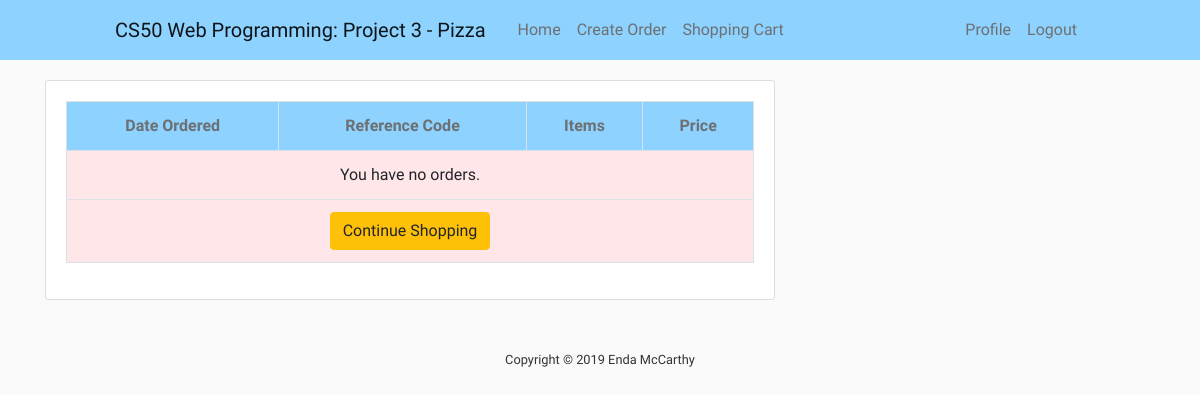
The page /orders/history/ (signed in) on the database as committed earlier.
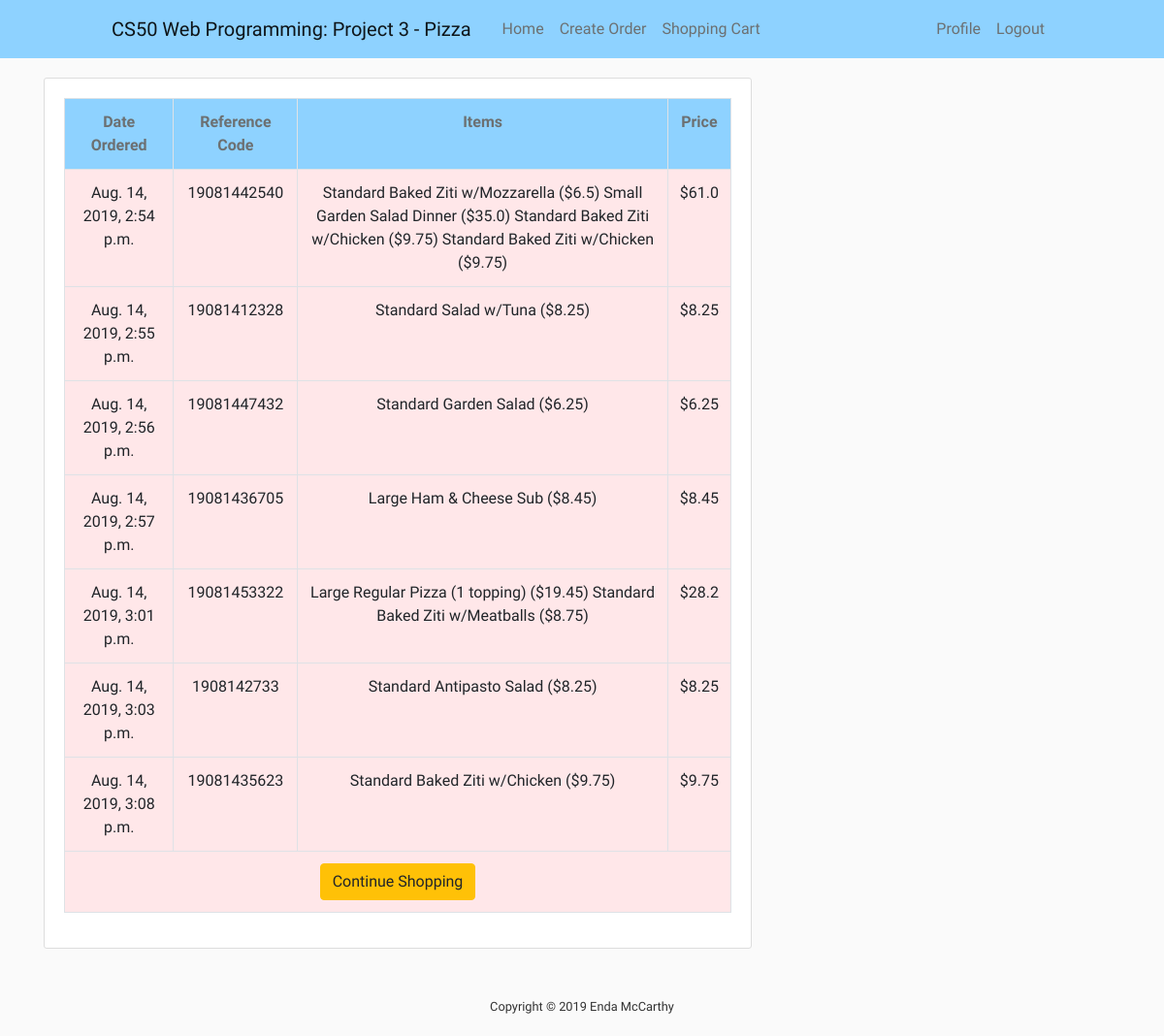
The same page on the database as committed later.
### shopping_cart/models.py (models this page shows, shortened)
class Order(models.Model):
    ref_code = models.CharField(max_length=15)
    owner = models.ForeignKey(Cart, on_delete=models.SET_NULL, null=True)
    is_ordered = models.BooleanField(default=False)
    items = models.ManyToManyField(OrderItem)
    date_ordered = models.DateTimeField(auto_now=True)
    def get_cart_total(self):
        return sum([item.item.price for item in self.items.all()])

class OrderItem(models.Model):
    item = models.OneToOneField(Item, on_delete=models.SET_NULL, null=True)
    is_ordered = models.BooleanField(default=False)
    date_added = models.DateTimeField(auto_now=True)
    date_ordered = models.DateTimeField(null=True)

### orders/models.py (models this page shows)
class Item(models.Model):
    meal = models.ForeignKey(Meal, on_delete=models.CASCADE)
    meal_type = models.ForeignKey(Meal_Type, on_delete=models.CASCADE)
    size = models.ForeignKey(Size, on_delete=models.CASCADE)
    meal_addition = models.ManyToManyField(Meal_Addition, blank=True)
    price = models.FloatField(default=0)
    user = models.ForeignKey(User, on_delete=models.CASCADE)
    timestamp = models.DateTimeField(auto_now_add=True, auto_now=False)
    def __str__(self):
        return f"{self.size} {self.meal_type} (${self.price})"

class Size(models.Model):
    size = models.CharField(max_length=64)
    def __str__(self):
        return f"{self.size}"

class Meal_Type(models.Model):
    name = models.CharField(max_length=64)
    meal = models.ForeignKey(Meal, on_delete=models.CASCADE, null=True)
    size = models.ManyToManyField(Size)
    meal_addition = models.ManyToManyField(Meal_Addition, blank=True)
    def __str__(self):
        return f"{self.name}"

### orders/views.py (the view)
# urls.py: path('orders/history/', views.order_history, name='orders-history'),
def order_history(request):
    my_user_cart = Cart.objects.filter(user=request.user).first()
    my_orders = Order.objects.filter(is_ordered=True, owner=my_user_cart)
    context = {
        'my_orders': my_orders
    }
    return render(request, "orders/history.html", context)

### orders/templates/orders/history.html
{% extends 'orders/base.html' %}
{% block content %}
    <div class="content-section">
        <table class="table table-hover table-bordered text-center">
            <tr class="text-center">
                <th>Date Ordered</th>
                <th>Reference Code</th>
                <th>Items</th>
                <th>Price</th>
            </tr>
            {% for order in my_orders %}
                <tr>
                    <td>{{ order.date_ordered }}</td>
                    <td>{{ order.ref_code }}</td>
                    <td>
                        {% for item in order.items.all %}
                            {{ item.item }}
                        {% endfor %}
                    </td>
                    <td>${{ order.get_cart_total }}</td>
                </tr>
            {% empty %}
                <tr>
                    <td colspan="4"> You have no orders.</td>
                </tr>
            {% endfor %}
            <tr>
                <td colspan="4">
                    <a href="{% url 'orders-home' %}" class="btn btn-warning pull-left">
                        {% if not order %}Continue Shopping{% else %}Add Items to Cart {% endif %}
                    </a>
                </td>
            </tr>
        </table>
    </div>
{% endblock %}

### orders/templates/orders/base.html (shortened to what this page needs)
{% load static %}
<!DOCTYPE html>
<html>
    <head>
        <link rel="stylesheet" href="https://stackpath.bootstrapcdn.com/bootstrap/4.3.1/css/bootstrap.min.css">
        <link rel="stylesheet" type="text/css" href="{% static 'orders/style.css' %}">
    </head>
    <body>
        <header class="site-header">
            <nav class="navbar navbar-expand-md navbar-light fixed-top">
                <div class="container">
                    <a class="navbar-brand mr-4" href="{% url 'orders-home' %}">CS50 Web Programming: Project 3 - Pizza</a>
                    <div class="collapse navbar-collapse" id="navbarToggle">
                        <div class="navbar-nav mr-auto">
                            <a class="nav-item nav-link" href="{% url 'orders-home' %}">Home</a>
                            {% if user.is_authenticated %}
                                <a class="nav-item nav-link" href="{% url 'orders-create' %}">Create Order</a>
                                <a class="nav-item nav-link" href="{% url 'shopping_cart:order_summary' %}">Shopping Cart</a>
                            {% endif %}
                        </div>
                        <div class="navbar-nav">
                            {% if user.is_authenticated %}
                                <a class="nav-item nav-link" href="{% url 'profile' %}">Profile</a>
                                <a class="nav-item nav-link" href="{% url 'logout' %}">Logout</a>
                            {% else %}
                                <a class="nav-item nav-link" href="{% url 'login' %}">Login</a>
                                <a class="nav-item nav-link" href="{% url 'register' %}">Register</a>
                            {% endif %}
                        </div>
                    </div>
                </div>
            </nav>
        </header>
        <main role="main" class="container">
            <div class="row">
                <div class="col-md-8">
                    {% block content %}{% endblock %}
                </div>
                <div class="col-md-4">
                </div>
            </div>
        </main>
        <div class="footer">
            <p>Copyright &#169; 2019 Enda McCarthy</p>
        </div>
    </body>
</html>

### orders/static/orders/style.css (style rules this page uses)
.navbar { min-height: 60px; padding: 0px 100px; background: #8ed2ff; border: none; border-radius: 0; margin-bottom: 20px; }
body { font-family: 'Raleway', sans-serif; background: #fafafa; color: #333333; margin-top: 5rem; }
.site-header .navbar-nav .nav-link { color: #6c7072; }
.content-section { background: #ffffff; padding: 20px 20px; border: 1px solid #dddddd; border-radius: 3px; margin-bottom: 20px; }
table { background: #ffe7e9 }
.table th { text-align: center; color: #6c7072; background: #8ed2ff; }
.footer { position: relative; width: 100%; text-align: center; padding-bottom: 5px; padding-top: 30px; font-size: 0.8em; }

Rows that differ between the two databases and show on the page:
added Order: date_ordered "Aug. 14, 2019, 2:54 p.m.", ref_code "19081442540", get_cart_total "61.0"
added OrderItem: item "Standard Baked Ziti w/Mozzarella ($6.5)", shown under "Aug. 14, 2019, 2:54 p.m."
added OrderItem: item "Small Garden Salad Dinner ($35.0)", shown under "Aug. 14, 2019, 2:54 p.m."
added OrderItem: item "Standard Baked Ziti w/Chicken ($9.75)", shown under "Aug. 14, 2019, 2:54 p.m."
added OrderItem: item "Standard Baked Ziti w/Chicken ($9.75)", shown under "Aug. 14, 2019, 2:54 p.m."
added Order: date_ordered "Aug. 14, 2019, 2:55 p.m.", ref_code "19081412328", get_cart_total "8.25"
added OrderItem: item "Standard Salad w/Tuna ($8.25)", shown under "Aug. 14, 2019, 2:55 p.m."
added Order: date_ordered "Aug. 14, 2019, 2:56 p.m.", ref_code "19081447432", get_cart_total "6.25"
added OrderItem: item "Standard Garden Salad ($6.25)", shown under "Aug. 14, 2019, 2:56 p.m."
added Order: date_ordered "Aug. 14, 2019, 2:57 p.m.", ref_code "19081436705", get_cart_total "8.45"
added OrderItem: item "Large Ham & Cheese Sub ($8.45)", shown under "Aug. 14, 2019, 2:57 p.m."
added Order: date_ordered "Aug. 14, 2019, 3:01 p.m.", ref_code "19081453322", get_cart_total "28.2"
added OrderItem: item "Large Regular Pizza (1 topping) ($19.45)", shown under "Aug. 14, 2019, 3:01 p.m."
added OrderItem: item "Standard Baked Ziti w/Meatballs ($8.75)", shown under "Aug. 14, 2019, 3:01 p.m."
added Order: date_ordered "Aug. 14, 2019, 3:03 p.m.", ref_code "1908142733", get_cart_total "8.25"
added OrderItem: item "Standard Antipasto Salad ($8.25)", shown under "Aug. 14, 2019, 3:03 p.m."
added Order: date_ordered "Aug. 14, 2019, 3:08 p.m.", ref_code "19081435623", get_cart_total "9.75"
added OrderItem: item "Standard Baked Ziti w/Chicken ($9.75)", shown under "Aug. 14, 2019, 3:08 p.m."
Other text that changed with them:
text no longer shown: "You have no orders."
